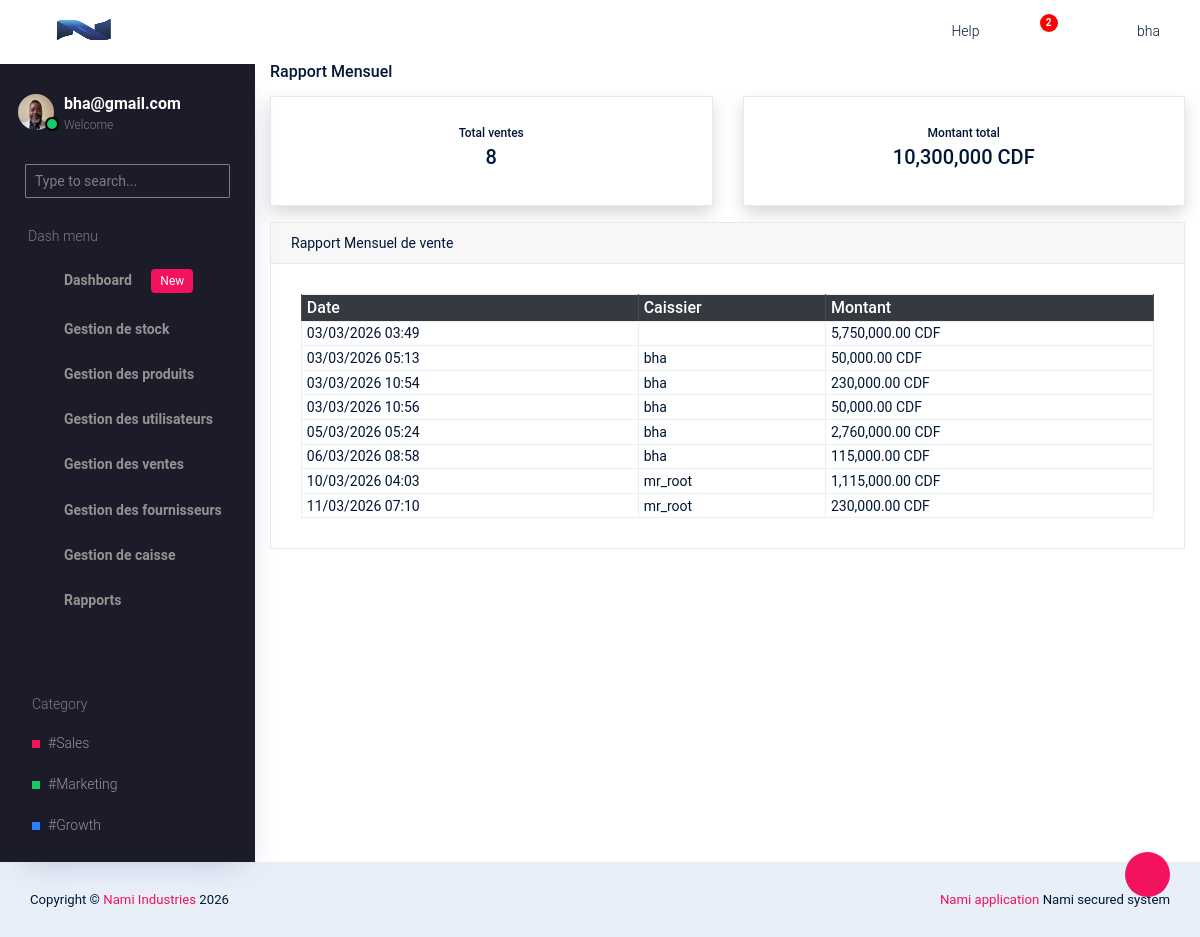
The app's page /main/rapport/vente/par-mois/ (signed in) with its own data.
### companie/models.py (models this page shows, shortened)
class Company(models.Model):
    BUSINESS_TYPES = (
        ('etablissement', 'Etablissement'),
        ('societe', 'Societe'),
    )
    ESTABLISHMENT_TYPES = (
        ('pme', 'PME'),
        ('ipme', 'IPME'),
        ('ecs', 'Entreprise en commandite simple'),
    )
    COMPANY_TYPES = (
        ('sa', 'Societe par actions'),
        ('sarl', 'Societe a responsabilite limitee'),
        ('personnes', 'Societe de personnes'),
    )
    CURRENCY_CHOICES = (
        ('BIF', 'Franc Burundais (BIF)'),
        ('USD', 'Dollar Americain (USD)'),
        ('EUR', 'Euro (EUR)'),
        ('CDF', 'Franc Congolais (CDF)'),
    )
    name = models.CharField(max_length=200)
    owner_name = models.CharField(max_length=200)
    business_type = models.CharField(max_length=20, choices=BUSINESS_TYPES)
    sub_type = models.CharField(max_length=50, blank=True)
    registration_number = models.CharField(max_length=150)
    country = CountryField()
    province = models.CharField(max_length=100)
    email = models.EmailField()
    phone = models.CharField(max_length=30)
    address = models.CharField(max_length=255, blank=True, null=True)
    website = models.URLField(blank=True, null=True)
    currency = models.CharField(
        max_length=10,
        choices=CURRENCY_CHOICES,
        default='CDF'
    )
    tva = models.DecimalField(max_digits=12, decimal_places=2, default=Decimal("0.00"))
    logo = models.ImageField(
        upload_to='company_logo/',
        blank=True,
        null=True
    )
    created_at = models.DateTimeField(auto_now_add=True)

### account/models.py (models this page shows, shortened)
class Profile(models.Model):
    user = models.OneToOneField(User, on_delete=models.CASCADE)
    photo = models.ImageField(upload_to="profiles/", blank=True, null=True)

### sale/models.py (models this page shows, shortened)
class Sale(models.Model):
    STATUS_CHOICES = [
        ('draft', 'En cours'),
        ('completed', 'Finalisée'),
    ]
    cashier = models.ForeignKey(Cashier, on_delete=models.SET_NULL, null=True, related_name='sales')
    register = models.ForeignKey(CashRegister, on_delete=models.SET_NULL, null=True)
    client_name = models.CharField(max_length=200, blank=True, null=True)
    client_phone = models.CharField(max_length=20, blank=True, null=True)
    total_amount = models.DecimalField(max_digits=12, decimal_places=2, default=Decimal("0.00"))
    total_profit = models.DecimalField(max_digits=12, decimal_places=2, default=Decimal("0.00"))
    tax = models.DecimalField(max_digits=15, decimal_places=2, default=0)
    status = models.CharField(
        max_length=20,
        choices=STATUS_CHOICES,
        default='draft'
    )
    created_at = models.DateTimeField(auto_now_add=True)
    validated_by_admin = models.BooleanField(default=False)
    validated_at = models.DateTimeField(null=True, blank=True)

### finance/models.py (models this page shows, shortened)
class Cashier(models.Model):
    user = models.OneToOneField(User, on_delete=models.CASCADE)
    phone = models.CharField(max_length=20, blank=True, null=True)
    is_active = models.BooleanField(default=True)
    cash_registers = models.ManyToManyField(CashRegister, blank=True, related_name='cashiers', null=True)
    created_at = models.DateTimeField(auto_now_add=True)

### rapports/views.py (the view)
# urls.py: path('vente/par-mois/', views.rapport_mensuel, name='rapport_mensuel'),
def rapport_mensuel(request):
    today = timezone.now()
    ventes = Sale.objects.filter(
        created_at__year=today.year,
        created_at__month=today.month,
        status='completed'
    )
    total_ventes = ventes.count()
    total_montant = ventes.aggregate(
        total=Sum("total_amount")
    )["total"]
    context = {
        "ventes": ventes,
        "total_ventes": total_ventes,
        "total_montant": total_montant
    }
    return render(request, "rapport_mensuel.html",context)

### core/context_processors.py (called while the page is built)
def company_info(request):
	company = Company.objects.first()
	return {
		'company':company
	}

### rapports/templates/rapport_mensuel.html (shortened to what this page needs)
{% extends 'base.html' %}
{% block content %}
{% load humanize %}
<div class="container-fluid">
	<h4 class="mb-3">
        Rapport Mensuel
    </h4>
    <div class="row mb-3">
        <div class="col-md-6">
            <div class="card shadow text-center">
                <div class="card-body">
                    <h6>Total ventes</h6>
                    <h3>{{ total_ventes }}</h3>
                </div>
            </div>
        </div>
        <div class="col-md-6">
            <div class="card shadow text-center">
                <div class="card-body">
                    <h6>Montant total</h6>
                    <h3>{{ total_montant|intcomma }} {{company.currency}}</h3>
                </div>
            </div>
        </div>
    </div>
	<div class="card">
		<div class="card-header">
			Rapport Mensuel de vente
		</div>
		<div class="card-body">
			<div class="table-responsive">
				<table class="table table-sm table-bordered">
					<thead class="table-dark">
			            <tr>
			                <th>Date</th>
			                <th>Caissier</th>
			                <th>Montant</th>
			            </tr>
			        </thead>
			        <tbody>
			            {% for sale in ventes %}
			            <tr>
			                <td>{{ sale.created_at|date:"d/m/Y H:i" }}</td>
			                <td>{{ sale.cashier.user.username }}</td>
			                <td>{{ sale.total_amount|intcomma }} {{company.currency}}</td>
			            </tr>
			            {% endfor %}
			        </tbody>
				</table>
			</div>
		</div>
	</div>
</div>
{% endblock %}

### core/templates/base.html (shortened to what this page needs)
{% load static %}
<!DOCTYPE html>
<html lang="en">
  <head>
    <link rel="stylesheet" href="{% static 'vendors/typicons.font/font/typicons.css' %}">
    <link rel="stylesheet" href="{% static 'vendors/css/vendor.bundle.base.css' %}">
    <link rel="stylesheet" href="{% static 'css/vertical-layout-light/style.css' %}">
  </head>
  <body>
    <div class="container-scroller">
      <nav class="navbar col-lg-12 col-12 p-0 fixed-top d-flex flex-row">
        <div class="text-center navbar-brand-wrapper d-flex align-items-center justify-content-center">
          <a class="navbar-brand brand-logo" href="{% url 'dashboard:admin_dashboard' %}">
            {% if company and company.logo %}
            <img src="{{ company.logo.url }}" class="img-fluid" alt="logo"/>
            {% else %}
            <img src="{% static 'images/logo-mini.svg' %}" alt="logo"/>
            {% endif %}
          </a>
          <button class="navbar-toggler navbar-toggler align-self-center d-none d-lg-flex" type="button" data-toggle="minimize">
            <span class="typcn typcn-th-menu"></span>
          </button>
        </div>
        <div class="navbar-menu-wrapper d-flex align-items-center justify-content-end">
          <ul class="navbar-nav navbar-nav-right">
            <li class="nav-item d-none d-lg-flex  mr-2">
              <a class="nav-link" href="#">
                Help
              </a>
            </li>
            <li class="nav-item dropdown  d-flex">
              <a class="nav-link count-indicator dropdown-toggle d-flex align-items-center justify-content-center" id="notificationDropdown" href="#" data-toggle="dropdown">
                <i class="typcn typcn-bell mr-0"></i>
                <span class="count bg-danger">2</span>
              </a>
            </li>
            <li class="nav-item nav-profile dropdown">
              {% if user.is_authenticated %}
              <a class="nav-link dropdown-toggle  pl-0 pr-0" href="#" data-toggle="dropdown" id="profileDropdown">
                <i class="typcn typcn-user-outline mr-0"></i>
                <span class="nav-profile-name">{{ user.username }}</span>
              </a>
              {% endif %}
            </li>
          </ul>
        </div>
      </nav>
      <div class="container-fluid page-body-wrapper">
        <div class="theme-setting-wrapper">
          <div id="settings-trigger"><i class="typcn typcn-cog-outline"></i></div>
        </div>
        <nav class="sidebar sidebar-offcanvas" id="sidebar">
        <ul class="nav">
          <li class="nav-item">
            <div class="d-flex sidebar-profile">
              {% if user.is_authenticated %}
                {% if request.user.profile.photo %}
                  <div class="sidebar-profile-image">
                    <img src="{{ request.user.profile.photo.url }}" alt="image">
                    <span class="sidebar-status-indicator"></span>
                  </div>
                {% endif %}
              <div class="sidebar-profile-name">
                <p class="sidebar-name">
                  {{ user.email }}
                </p>
                <p class="sidebar-designation">
                  Welcome
                </p>
              </div>
              {% endif %}
            </div>
            <div class="nav-search">
              <div class="input-group">
                <input type="text" class="form-control" placeholder="Type to search..." aria-label="search" aria-describedby="search">
                <div class="input-group-append">
                  <span class="input-group-text" id="search">
                    <i class="typcn typcn-zoom"></i>
                  </span>
                </div>
              </div>
            </div>
            <p class="sidebar-menu-title">Dash menu</p>
          </li>
          {% for group in request.user.groups.all %}
            {% if group.name == "Admin" or group.name == "Caisse" or group.name == "Gestionnaire_stock" %}
            <li class="nav-item">
              <a class="nav-link" href="{% url 'dashboard:admin_dashboard' %}">
                <i class="typcn typcn-device-desktop menu-icon"></i>
                <span class="menu-title">Dashboard <span class="badge badge-primary ml-3">New</span></span>
              </a>
            </li>
            {% endif %}
            {% if group.name == "Admin" or group.name == "Gestionnaire_stock" %}
            <li class="nav-item">
              <a class="nav-link" data-toggle="collapse" href="#ui-basic" aria-expanded="false" aria-controls="ui-basic">
                <i class="typcn typcn-briefcase menu-icon"></i>
                <span class="menu-title">Gestion de stock</span>
                <i class="typcn typcn-chevron-right menu-arrow"></i>
              </a>
            </li>
          {% endif %}
          {% if group.name == "Admin" or group.name == "Gestionnaire_stock" %}
          <li class="nav-item">
            <a class="nav-link" data-toggle="collapse" href="#form-elements" aria-expanded="false" aria-controls="form-elements">
              <i class="typcn typcn-film menu-icon"></i>
              <span class="menu-title">Gestion des produits</span>
              <i class="menu-arrow"></i>
            </a>
          </li>
          {% endif %}
          {% if group.name == "Admin" %}
          <li class="nav-item">
            <a class="nav-link" data-toggle="collapse" href="#charts" aria-expanded="false" aria-controls="charts">
              <i class="typcn typcn-chart-pie-outline menu-icon"></i>
              <span class="menu-title">Gestion des utilisateurs</span>
              <i class="menu-arrow"></i>
            </a>
          </li>
          {% endif %}
          {% if group.name == "Admin" or group.name == "Caisse" %}
          <li class="nav-item">
            <a class="nav-link" data-toggle="collapse" href="#tables" aria-expanded="false" aria-controls="tables">
              <i class="typcn typcn-th-small-outline menu-icon"></i>
              <span class="menu-title">Gestion des ventes</span>
              <i class="menu-arrow"></i>
            </a>
          </li>
          {% endif %}
          {% if group.name == "Admin" %}
          <li class="nav-item">
            <a class="nav-link" data-toggle="collapse" href="#auth" aria-expanded="false" aria-controls="auth">
              <i class="typcn typcn-user-add-outline menu-icon"></i>
              <span class="menu-title">Gestion des fournisseurs</span>
              <i class="menu-arrow"></i>
            </a>
          </li>
          {% endif %}
          {% if group.name == "Admin" or group.name == "Caisse" %}
          <li class="nav-item">
            <a class="nav-link" data-toggle="collapse" href="#error" aria-expanded="false" aria-controls="error">
              <i class="typcn typcn-globe-outline menu-icon"></i>
              <span class="menu-title">Gestion de caisse</span>
              <i class="menu-arrow"></i>
            </a>
          </li>
          {% endif %}
          {% if group.name == "Admin" %}
          <li class="nav-item">
            <a class="nav-link" data-toggle="collapse" href="#rapport" aria-expanded="false" aria-controls="rapport">
              <i class="typcn typcn-document-text menu-icon"></i>
              <span class="menu-title">Rapports</span>
              <i class="menu-arrow"></i>
            </a>
          </li>
          {% endif %}
          {% endfor %}
        </ul>
        <ul class="sidebar-legend">
          <li>
            <p class="sidebar-menu-title">Category</p>
          </li>
          <li class="nav-item"><a href="#" class="nav-link">#Sales</a></li>
          <li class="nav-item"><a href="#" class="nav-link">#Marketing</a></li>
          <li class="nav-item"><a href="#" class="nav-link">#Growth</a></li>
        </ul>
      </nav>
        {% block content %}{% endblock %}
    </div>
  </body>
  <footer class="footer">
  <div class="d-sm-flex justify-content-center justify-content-sm-between">
    <span class="text-center text-sm-left d-block d-sm-inline-block">Copyright © <a href="https://" target="_blank">Nami Industries</a> 2026</span>
    <span class="float-none float-sm-right d-block mt-1 mt-sm-0 text-center"><a href="https://" target="_blank">Nami application </a>Nami secured system</span>
  </div>
</footer>
</html>

### records on screen
Company: logo (picture), currency "CDF"
Sale: created_at "03/03/2026 03:49", total_amount "5,750,000.00"
Sale: created_at "03/03/2026 05:13", cashier.user.username "bha", total_amount "50,000.00"
Sale: created_at "03/03/2026 10:54", cashier.user.username "bha", total_amount "230,000.00"
Sale: created_at "03/03/2026 10:56", cashier.user.username "bha", total_amount "50,000.00"
Sale: created_at "05/03/2026 05:24", cashier.user.username "bha", total_amount "2,760,000.00"
Sale: created_at "06/03/2026 08:58", cashier.user.username "bha", total_amount "115,000.00"
Sale: created_at "10/03/2026 04:03", cashier.user.username "mr_root", total_amount "1,115,000.00"
Sale: created_at "11/03/2026 07:10", cashier.user.username "mr_root", total_amount "230,000.00"

### other values on screen
{{ user.username }} "bha"
{{ user.email }} "bha@gmail.com"
{{ total_ventes }} "8"
{{ total_montant|intcomma }} "10,300,000"
